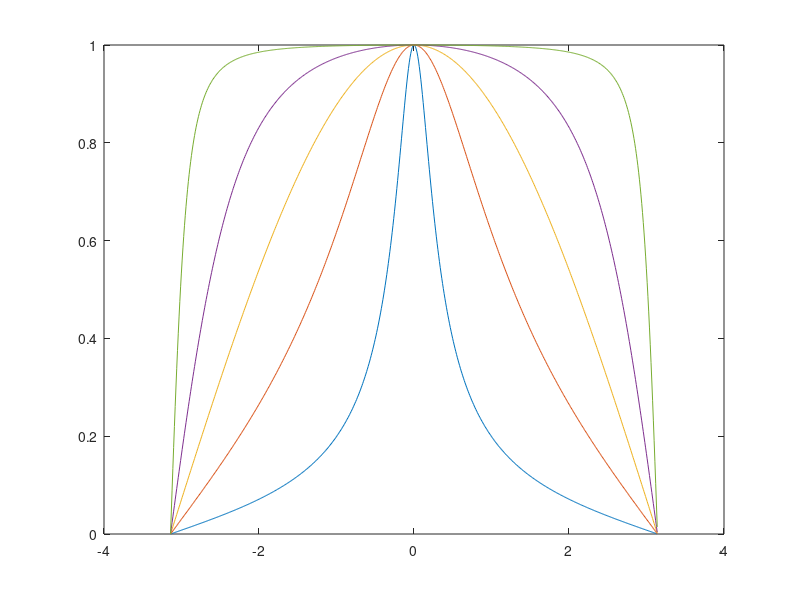
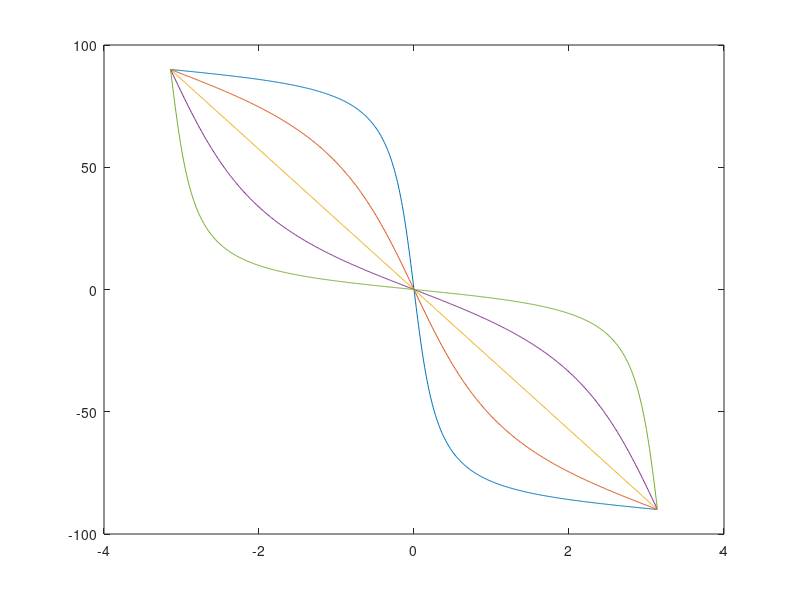

Recreate these plots in MATLAB, in order.
clear; close all; 
omega = -pi :0.01: pi;
z = exp(1j*omega);
index = 0; 

for alpha = 0.8: -0.4: -0.8 
    
    H_LP = (1 - alpha) / 2 * (1 + 1./z) ./ (1 - alpha ./z);
    magnitude = abs(H_LP); 
    phase = angle(H_LP);
    figure (1); 
    plot(omega , magnitude); 
    hold on;

    figure (2); 
    plot(omega , rad2deg(phase));
    hold on;

    index = index + 1; 
    legendInfo{index} = ['\alpha = ', sprintf('%0.1f', alpha)];
end
